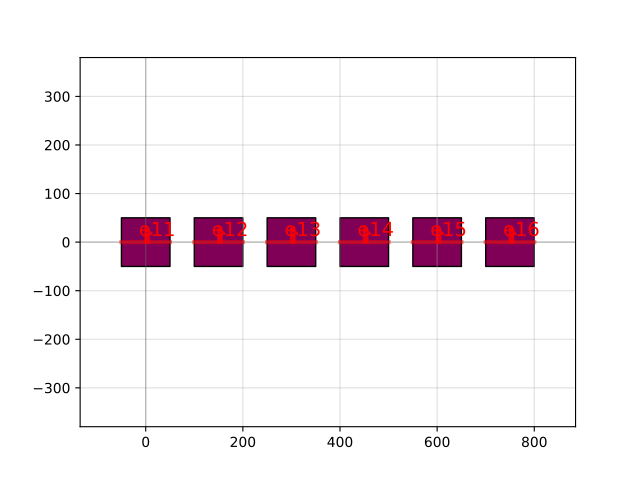

Source code (Python):
import gdsfactory as gf

c = gf.components.pad_array90(pad='pad', spacing=(150.0, 150.0), columns=6, rows=1, orientation=90)
c.plot()
